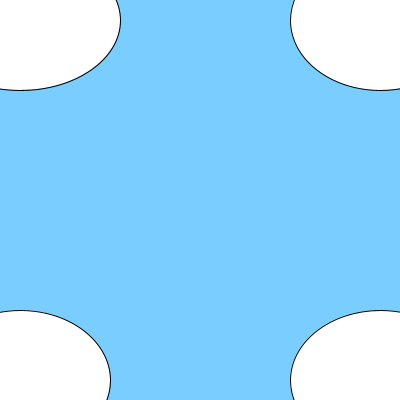
Frame 1 (no input)
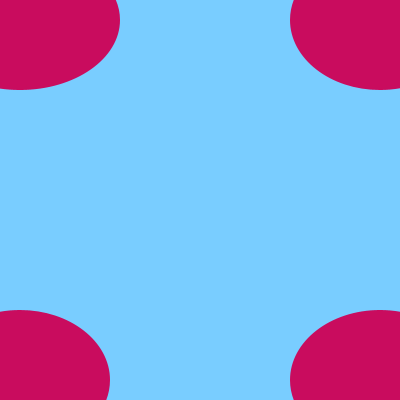
Frame 60 (the mouse pressed at the canvas centre just before this capture)
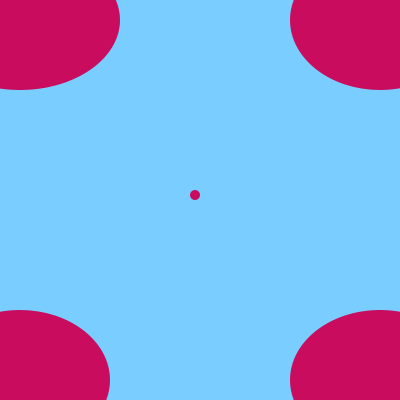
Frame 120 (the mouse held since frame 60 and released just before this capture)

The Processing sketch that drew these frames (run headless with seeded random() and noise(); from frame 60 on, the mouse is pressed at the canvas centre):

// Processing sketch: processing_42538
// ── processing_42538.pde

void setup (){
  size(400,400);
  smooth();
}
 
void draw(){
background(121,205,255);
ellipse(20,20,200,140);
ellipse(380,20,180,140);
ellipse(20,380,180,140);
ellipse(380,380,180,140);

fill(201,12,94);
noStroke();
ellipse(mouseX-5, mouseY-5, 10, 10);   
}

                
                
